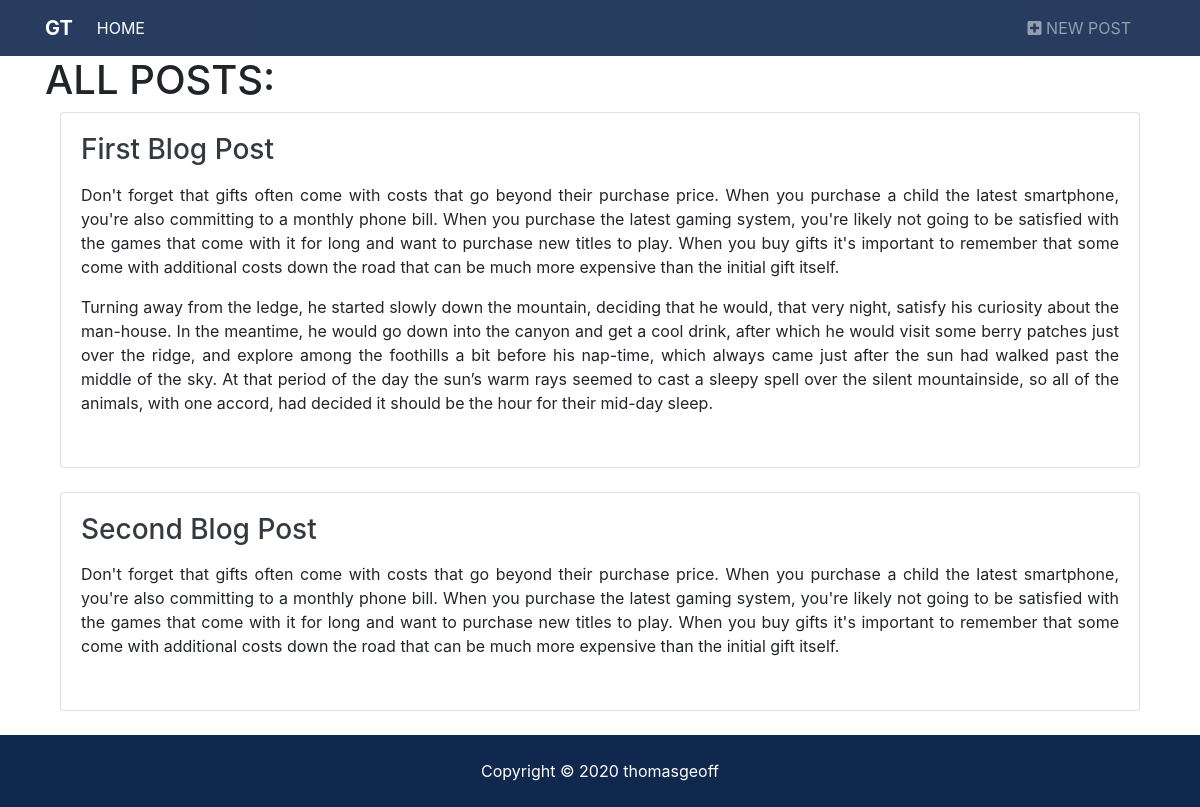
The page / on the database its author committed.
### BLOG_POSTS/models.py (models this page shows, shortened)
class Post(models.Model):
    title = models.CharField(max_length=255)
    author = models.ForeignKey(User, on_delete=models.CASCADE)
    body = models.TextField(blank=True)

### BLOG_POSTS/views.py (the view)
# urls.py: path('', views.Index.as_view(), name='index'),
class Index(ListView):
    model = Post
    template_name = 'BLOG_POSTS/index.html'

### BLOG_POSTS/TEMPLATES/BLOG_POSTS/index.html
{% extends 'base.html' %}
{% block content%}
<div class="container">
    <h1> ALL POSTS: </h1>
    {% for post in object_list %}
    <div class="col-md-12">
        <div align="center" class="card flex-md-row mb-4 box-shadow h-md-250">
                <div class="card-body d-flex flex-column align-items-start">
                  <h3 class="mb-0">
                    <a class="text-dark" href="{% url 'postlist' post.pk %}">{{ post.title }}</a>
                  </h3>
                  <p class="card-text-justify">{{ post.body | linebreaks}}</p>
                </div>
        </div>
    </div>
    {% endfor %}
</div>
{% endblock %}

### BLOG_POSTS/TEMPLATES/base.html (shortened to what this page needs)
{% load static %}
<!DOCTYPE html>
<html lang="en">
  <head>
    <link rel="stylesheet" href="{% static 'css/all.css' %}">
    <link rel="stylesheet" href="{% static 'css/bootstrap.css' %}">
    <link rel="stylesheet" href="{% static 'css/style.css' %}">
  </head>
  <body>
    {% include 'partials/_navbar.html' %}
    {% block content%}  {% endblock %}
   {% include 'partials/_footer.html' %}
  </body>
</html>

### BLOG_POSTS/TEMPLATES/partials/_navbar.html (shortened to what this page needs)
<nav class="navbar navbar-expand-lg navbar-dark bg-primary sticky-top">
        <div class="container">
          <a class="navbar-brand" href="{% url 'index' %}">
            <b>GT</b>
          </a>
          <div class="collapse navbar-collapse" id="navbarNavAltMarkup">
            <ul class="navbar-nav">
              <li
                {% if '/' == request.path %}
                class="nav-item active mr-3"
                {% else %}
                class="nav-item mr-3"
                {% endif %}
              >
                <a class="nav-link" href="{% url 'index' %}">Home</a>
              </li>
            </ul>
            <ul class="navbar-nav ml-auto">
            <li
            {% if 'new' in request.path %}
              class="nav-item active mr-3"
            {% else %}
              class="nav-item mr-3"
            {% endif %}
            >
              <a class="nav-link" href="{% url 'postform' %}">
                <i class="fas fa-plus-square"></i>
                New Post</a>
            </li>
          </ul>
          </div>
        </div>
      </nav>

### BLOG_POSTS/TEMPLATES/partials/_footer.html
<footer id="main-footer" class="py-4 bg-primary text-white text-center" >
        Copyright &copy;
        <span class="year"></span> thomasgeoff
      </footer>

### static/css/all.css (style rules this page uses)
.fa, .fas, .far, .fal, .fab { -moz-osx-font-smoothing: grayscale; -webkit-font-smoothing: antialiased; display: inline-block; font-style: normal; font-variant: normal; text-rendering: auto; line-height: 1; }
.fa-plus-square:before { content: "\f0fe"; }
.fa, .fas { font-family: 'Font Awesome 5 Free'; font-weight: 900; }

### static/css/style.css (style rules this page uses)
.navbar { opacity: 0.9; text-transform: uppercase; }

### rows shown on the page
Post: title "First Blog Post", body "Don't forget that gifts often come with costs that go beyond their purchase price. When you purchase a child the latest smartphone, you're also committing to a monthly phone bill. When you purchase the latest gaming system, you're likely not going to be satisfied with the games that come with it for long and want to purchase new titles to play. When you buy gifts it's important to remember that some come with additional costs down the road that can be much more expensive than the initial gift itself. Turning away from the ledge, he started slowly down the mountain, deciding that he would, that very night, satisfy his curiosity about the man-house. In the meantime, he would go down into the…"
Post: title "Second Blog Post", body "Don't forget that gifts often come with costs that go beyond their purchase price. When you purchase a child the latest smartphone, you're also committing to a monthly phone bill. When you purchase the latest gaming system, you're likely not going to be satisfied with the games that come with it for long and want to purchase new titles to play. When you buy gifts it's important to remember that some come with additional costs down the road that can be much more expensive than the initial gift itself."
